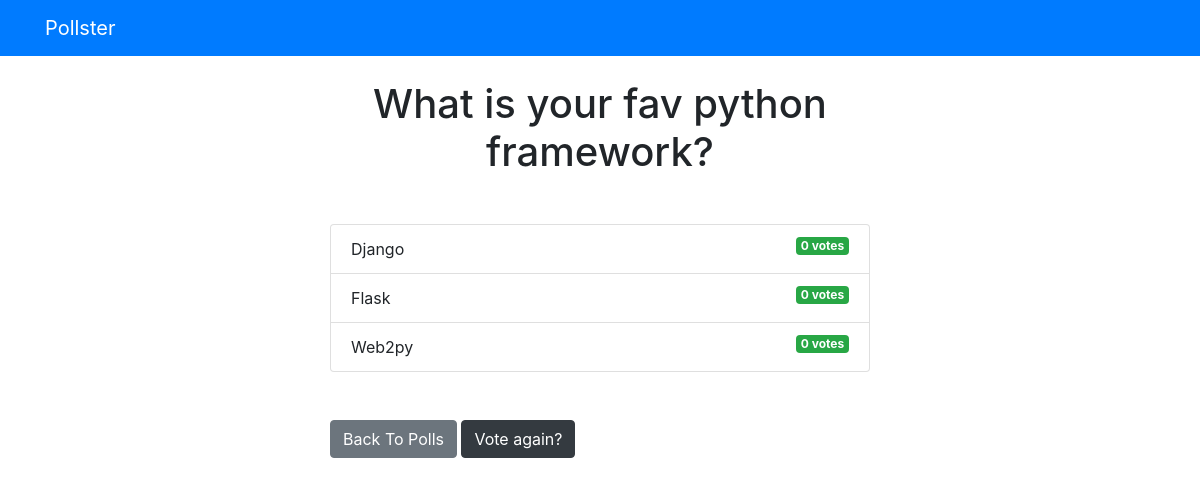
/polls/1/results/, run on an earlier commit of the app's database.
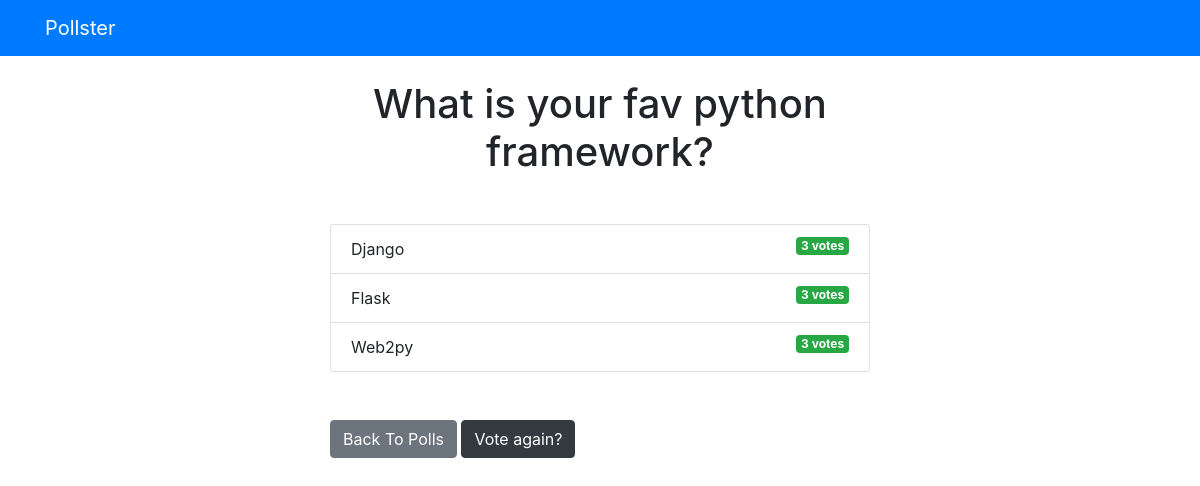
And on a later commit of the database.
### polls/views.py (the view)
# urls.py: path('<int:question_id>/results/', views.results, name='results'),
def results(request, question_id):
    question = get_object_or_404(Question, pk = question_id)
    return render(request, 'polls/results.html', {'question' : question})

### templates/polls/results.html
{% extends 'base.html' %}
{% block content %}
<h1 class="mb-5 text-center">{{ question.question_text }}</h1>
<ul class="list-group mb-5">
	{% for choice in question.choice_set.all %}
	<li class="list-group-item">
		{{ choice.choice_text }}  <span class="badge badge-success float-right">{{ choice.votes }} vote{{ choice.votes | pluralize }}</span>
	</li>
	{% endfor %}
</ul>
<a class="btn btn-secondary" href="{% url 'polls:index' %}">Back To Polls</a>
<a class="btn btn-dark" href="{% url 'polls:detail' question.id %}">Vote again?</a>
{% endblock %}

What changed in the data, as far as the page shows it:
changed Choice "Django": votes "0" → "3"
changed Choice "Flask": votes "0" → "3"
changed Choice "Web2py": votes "0" → "3"
